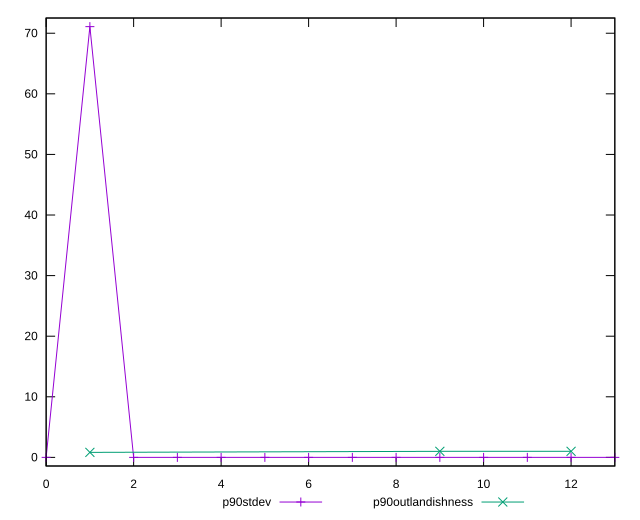

Source code (gnuplot):
reset

$p90Stdev <<EOF
0 0
1 71.08964391048738
2 0
3 0
4 0
5 0
6 0
7 0
8 0
9 0
10 0
11 0
12 0
13 0
EOF

$p90Outlandishness <<EOF
1 0.8280999999999998
9 1
12 1
EOF

set key outside below
set xrange [0:13]
set yrange [-1.4217928782097478:72.51143678869713]
set trange [-1.4217928782097478:72.51143678869713]
set terminal svg size 640, 520 enhanced background rgb 'white'
set output "reprap/unminified-javascript/progression/stddev.svg"

plot $p90Stdev title "p90stdev" with linespoints, \
     $p90Outlandishness title "p90outlandishness" with linespoints

reset
